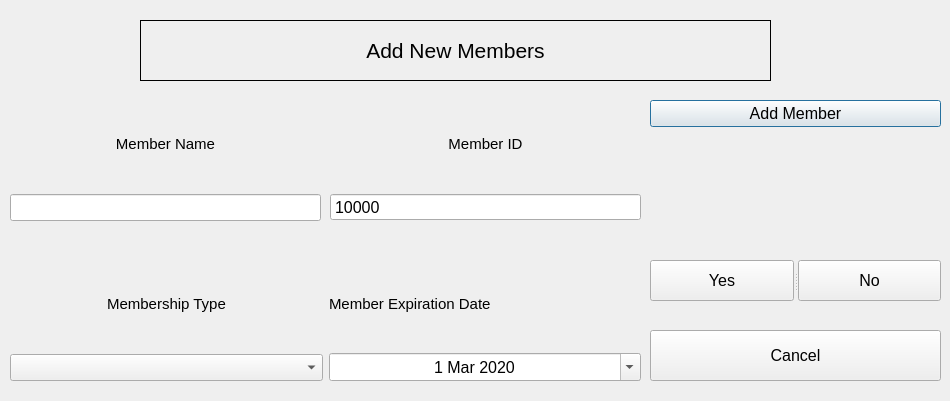
<?xml version="1.0" encoding="UTF-8"?>
<ui version="4.0">
 <class>AddNewMembers</class>
 <widget class="QDialog" name="AddNewMembers">
  <property name="geometry">
   <rect>
    <x>0</x>
    <y>0</y>
    <width>950</width>
    <height>401</height>
   </rect>
  </property>
  <property name="windowTitle">
   <string>Dialog</string>
  </property>
  <property name="styleSheet">
   <string notr="true"/>
  </property>
  <widget class="QWidget" name="layoutWidget">
   <property name="geometry">
    <rect>
     <x>10</x>
     <y>100</y>
     <width>311</width>
     <height>121</height>
    </rect>
   </property>
   <layout class="QVBoxLayout" name="verticalLayout">
    <item>
     <widget class="QLabel" name="Label_MemberName">
      <property name="font">
       <font>
        <pointsize>11</pointsize>
       </font>
      </property>
      <property name="styleSheet">
       <string notr="true"/>
      </property>
      <property name="text">
       <string>Member Name</string>
      </property>
      <property name="alignment">
       <set>Qt::AlignCenter</set>
      </property>
     </widget>
    </item>
    <item>
     <widget class="QLineEdit" name="LineEdit_MemberName">
      <property name="font">
       <font>
        <pointsize>12</pointsize>
       </font>
      </property>
      <property name="styleSheet">
       <string notr="true"/>
      </property>
      <property name="alignment">
       <set>Qt::AlignLeading|Qt::AlignLeft|Qt::AlignVCenter</set>
      </property>
      <property name="readOnly">
       <bool>false</bool>
      </property>
     </widget>
    </item>
   </layout>
  </widget>
  <widget class="QLabel" name="WelcomeLabel">
   <property name="geometry">
    <rect>
     <x>140</x>
     <y>20</y>
     <width>631</width>
     <height>61</height>
    </rect>
   </property>
   <property name="font">
    <font>
     <pointsize>16</pointsize>
    </font>
   </property>
   <property name="styleSheet">
    <string notr="true"/>
   </property>
   <property name="frameShape">
    <enum>QFrame::Box</enum>
   </property>
   <property name="text">
    <string>Add New Members</string>
   </property>
   <property name="alignment">
    <set>Qt::AlignCenter</set>
   </property>
  </widget>
  <widget class="QWidget" name="layoutWidget_2">
   <property name="geometry">
    <rect>
     <x>330</x>
     <y>100</y>
     <width>311</width>
     <height>121</height>
    </rect>
   </property>
   <layout class="QVBoxLayout" name="verticalLayout_2">
    <item>
     <widget class="QLabel" name="label_MemberID">
      <property name="font">
       <font>
        <pointsize>11</pointsize>
       </font>
      </property>
      <property name="styleSheet">
       <string notr="true"/>
      </property>
      <property name="text">
       <string>Member ID</string>
      </property>
      <property name="alignment">
       <set>Qt::AlignCenter</set>
      </property>
     </widget>
    </item>
    <item>
     <widget class="QSpinBox" name="MemberIDSpinBox">
      <property name="font">
       <font>
        <pointsize>12</pointsize>
       </font>
      </property>
      <property name="styleSheet">
       <string notr="true"/>
      </property>
      <property name="buttonSymbols">
       <enum>QAbstractSpinBox::NoButtons</enum>
      </property>
      <property name="minimum">
       <number>10000</number>
      </property>
      <property name="maximum">
       <number>99999</number>
      </property>
     </widget>
    </item>
   </layout>
  </widget>
  <widget class="QWidget" name="layoutWidget_3">
   <property name="geometry">
    <rect>
     <x>10</x>
     <y>260</y>
     <width>631</width>
     <height>121</height>
    </rect>
   </property>
   <layout class="QHBoxLayout" name="horizontalLayout_2">
    <item>
     <layout class="QVBoxLayout" name="verticalLayout_3">
      <item>
       <widget class="QLabel" name="Label_MembershipType">
        <property name="font">
         <font>
          <pointsize>11</pointsize>
         </font>
        </property>
        <property name="styleSheet">
         <string notr="true"/>
        </property>
        <property name="text">
         <string>Membership Type</string>
        </property>
        <property name="alignment">
         <set>Qt::AlignCenter</set>
        </property>
       </widget>
      </item>
      <item>
       <widget class="QComboBox" name="MembershipTypeComboBox">
        <property name="font">
         <font>
          <pointsize>12</pointsize>
         </font>
        </property>
        <property name="styleSheet">
         <string notr="true"/>
        </property>
        <property name="sizeAdjustPolicy">
         <enum>QComboBox::AdjustToMinimumContentsLengthWithIcon</enum>
        </property>
       </widget>
      </item>
     </layout>
    </item>
    <item>
     <layout class="QVBoxLayout" name="verticalLayout_4">
      <item>
       <widget class="QLabel" name="label_MemberExpirationDate">
        <property name="font">
         <font>
          <pointsize>11</pointsize>
         </font>
        </property>
        <property name="styleSheet">
         <string notr="true"/>
        </property>
        <property name="text">
         <string>Member Expiration Date</string>
        </property>
       </widget>
      </item>
      <item>
       <widget class="QDateEdit" name="MemberExpirationDateSpinBox">
        <property name="font">
         <font>
          <pointsize>12</pointsize>
         </font>
        </property>
        <property name="styleSheet">
         <string notr="true"/>
        </property>
        <property name="alignment">
         <set>Qt::AlignCenter</set>
        </property>
        <property name="dateTime">
         <datetime>
          <hour>0</hour>
          <minute>0</minute>
          <second>0</second>
          <year>2020</year>
          <month>3</month>
          <day>1</day>
         </datetime>
        </property>
        <property name="minimumDateTime">
         <datetime>
          <hour>0</hour>
          <minute>0</minute>
          <second>0</second>
          <year>2020</year>
          <month>3</month>
          <day>1</day>
         </datetime>
        </property>
        <property name="calendarPopup">
         <bool>true</bool>
        </property>
       </widget>
      </item>
     </layout>
    </item>
   </layout>
  </widget>
  <widget class="QWidget" name="layoutWidget_4">
   <property name="geometry">
    <rect>
     <x>650</x>
     <y>100</y>
     <width>291</width>
     <height>151</height>
    </rect>
   </property>
   <layout class="QVBoxLayout" name="verticalLayout_5">
    <property name="spacing">
     <number>5</number>
    </property>
    <item>
     <widget class="QPushButton" name="PushButton_AddMember">
      <property name="font">
       <font>
        <pointsize>12</pointsize>
       </font>
      </property>
      <property name="styleSheet">
       <string notr="true"/>
      </property>
      <property name="text">
       <string>Add Member</string>
      </property>
     </widget>
    </item>
    <item>
     <widget class="QLabel" name="label_status">
      <property name="font">
       <font>
        <pointsize>12</pointsize>
       </font>
      </property>
      <property name="styleSheet">
       <string notr="true"/>
      </property>
      <property name="text">
       <string/>
      </property>
      <property name="alignment">
       <set>Qt::AlignCenter</set>
      </property>
     </widget>
    </item>
   </layout>
  </widget>
  <widget class="QSplitter" name="splitter">
   <property name="geometry">
    <rect>
     <x>650</x>
     <y>260</y>
     <width>291</width>
     <height>41</height>
    </rect>
   </property>
   <property name="orientation">
    <enum>Qt::Horizontal</enum>
   </property>
   <widget class="QPushButton" name="PushButton_Yes">
    <property name="font">
     <font>
      <pointsize>12</pointsize>
     </font>
    </property>
    <property name="styleSheet">
     <string notr="true"/>
    </property>
    <property name="text">
     <string>Yes</string>
    </property>
   </widget>
   <widget class="QPushButton" name="PushButton_No">
    <property name="font">
     <font>
      <pointsize>12</pointsize>
     </font>
    </property>
    <property name="styleSheet">
     <string notr="true"/>
    </property>
    <property name="text">
     <string>No</string>
    </property>
   </widget>
  </widget>
  <widget class="QPushButton" name="PushButton_BackToMain">
   <property name="geometry">
    <rect>
     <x>650</x>
     <y>330</y>
     <width>291</width>
     <height>51</height>
    </rect>
   </property>
   <property name="font">
    <font>
     <pointsize>12</pointsize>
    </font>
   </property>
   <property name="styleSheet">
    <string notr="true"/>
   </property>
   <property name="text">
    <string>Cancel</string>
   </property>
  </widget>
 </widget>
 <resources/>
 <connections/>
</ui>
